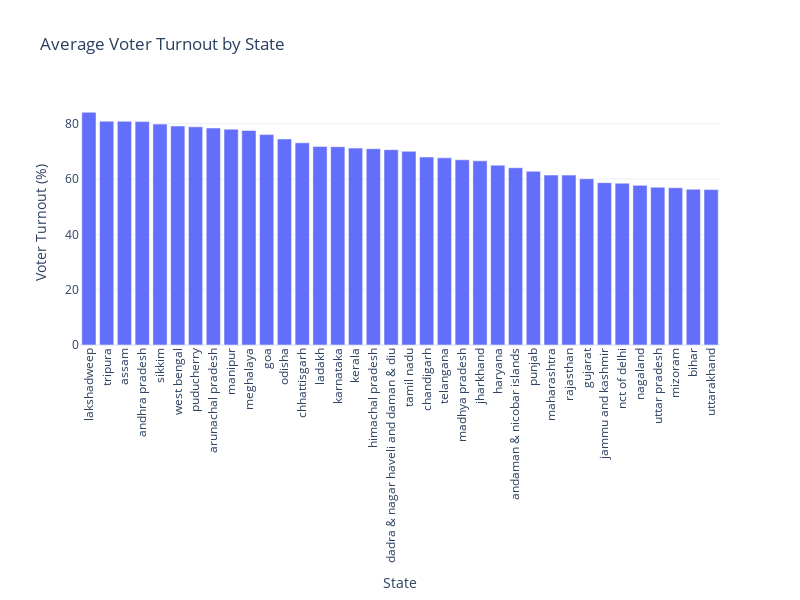

The code cell stored with this chart in its notebook:
### Markdown cell above
The bar graph shows the total ad spend (in INR) by state. Uttar Pradesh leads significantly with the highest ad spend, followed by Maharashtra and Odisha. States like West Bengal, Tamil Nadu, Andhra Pradesh, and Bihar also show substantial ad expenditures. In contrast, states such as Lakshadweep, Dadra & Nagar Haveli, Daman & Diu, Andaman & Nicobar Islands, and Arunachal Pradesh have the lowest ad spend. It indicates that larger and more populous states tend to spend more on ads, likely reflecting their greater political significance and larger voter base.

Now, let’s have a look at the average voter turnout by state:

### Code cell
state_voter_turnout = merged_data.groupby('State')['Polled (%)'].mean().reset_index()

fig = px.bar(state_voter_turnout, x='State', y='Polled (%)',
             labels={'State': 'State', 'Polled (%)': 'Voter Turnout (%)'},
             title='Average Voter Turnout by State')

fig.update_layout(xaxis={'categoryorder': 'total descending'},
                  xaxis_tickangle=-90,
                  width=800,
                  height=600)

fig.show()

### Figure 1 — Plotly figure (JSON) as saved in the notebook; plotly's stock layout.template omitted (floating-point values rounded to 4 significant figures)
{"data": [{"alignmentgroup": "True", "hovertemplate": "State=%{x}<br>Voter Turnout (%)=%{y}<extra></extra>", "legendgroup": "", "marker": {"color": "#636efa", "pattern": {"shape": ""}}, "name": "", "offsetgroup": "", "orientation": "v", "showlegend": false, "textposition": "auto", "type": "bar", "x": ["andaman & nicobar islands", "andhra pradesh", "arunachal pradesh", "assam", "bihar", "chandigarh", "chhattisgarh", "dadra & nagar haveli and\ndaman & diu", "goa", "gujarat", "haryana", "himachal pradesh", "jammu and kashmir", "jharkhand", "karnataka", "kerala", "ladakh", "lakshadweep", "madhya pradesh", "maharashtra", "manipur", "meghalaya", "mizoram", "nagaland", "nct of delhi", "odisha", "puducherry", "punjab", "rajasthan", "sikkim", "tamil nadu", "telangana", "tripura", "uttar pradesh", "uttarakhand", "west bengal"], "xaxis": "x", "y": [64.1, 80.77, 78.45, 80.88, 56.33, 67.98, 73.11, 70.64, 76.08, 60.14, 65.02, 70.97, 58.7, 66.61, 71.71, 71.19, 71.82, 84.16, 66.97, 61.46, 78.03, 77.58, 56.87, 57.72, 58.5, 74.51, 78.9, 62.8, 61.43, 79.88, 70.04, 67.66, 80.92, 57.05, 56.18, 79.19], "yaxis": "y"}], "layout": {"barmode": "relative", "height": 600, "legend": {"tracegroupgap": 0}, "title": {"text": "Average Voter Turnout by State"}, "width": 800, "xaxis": {"anchor": "y", "autorange": true, "categoryorder": "total descending", "domain": [0, 1], "range": [-0.5, 35.5], "tickangle": -90, "title": {"text": "State"}, "type": "category"}, "yaxis": {"anchor": "x", "autorange": true, "domain": [0, 1], "range": [0, 88.59], "title": {"text": "Voter Turnout (%)"}, "type": "linear"}}}
